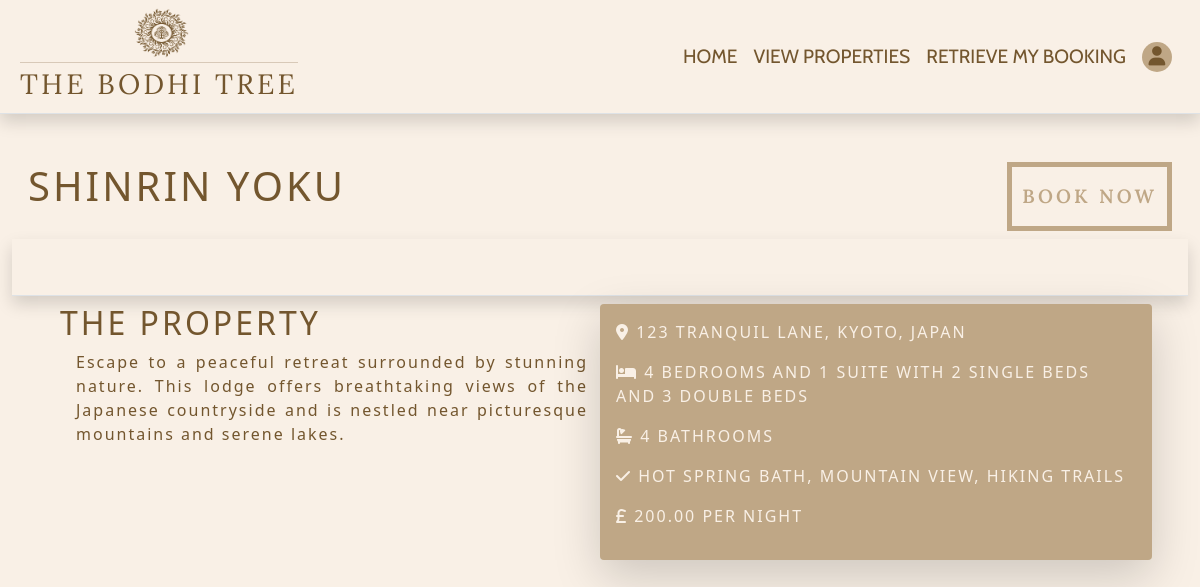
The app's page /property/1/, older data.
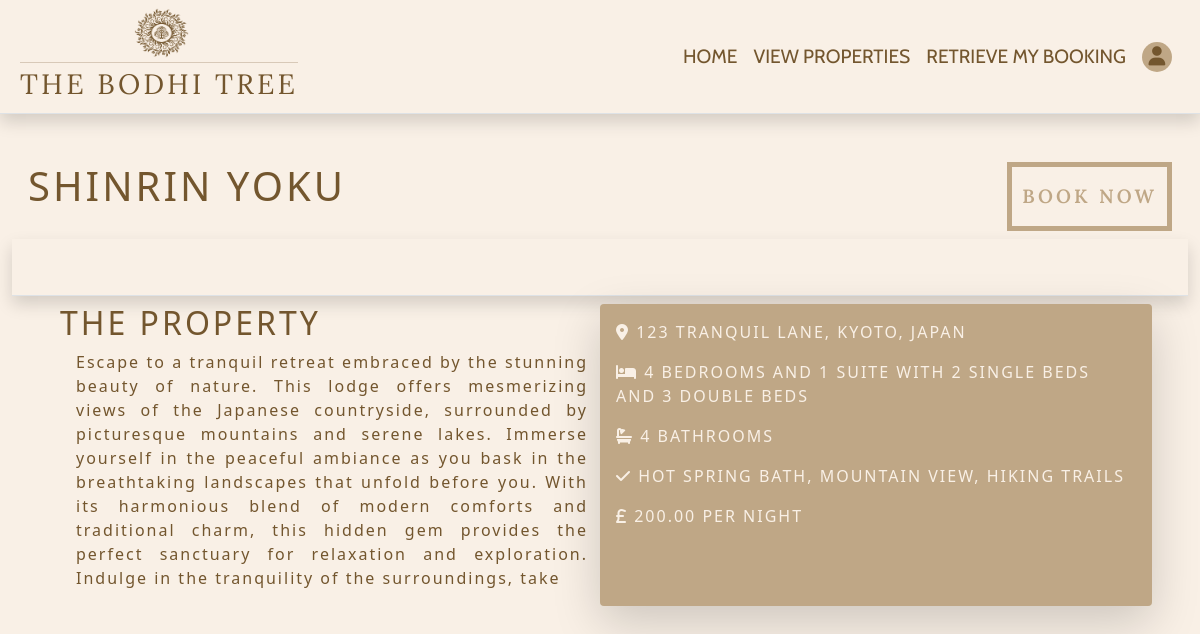
The same page, newer data.
### property/models.py (models this page shows, shortened)
class Property(models.Model):
    class Meta:
        verbose_name_plural = 'Properties'
    name = models.CharField(max_length=50)
    description = models.TextField(max_length=500, null=True, blank=True)
    address = models.CharField(max_length=80)
    city = models.CharField(max_length=40)
    country = CountryField()
    single_beds = models.IntegerField(null=True, blank=True)
    double_beds = models.IntegerField(null=True, blank=True)
    rooms = models.IntegerField(null=True, blank=True)
    suites = models.IntegerField(null=True, blank=True)
    bathrooms = models.IntegerField(null=True, blank=True)
    amenities = models.ManyToManyField(Amenity, blank=True)
    is_available = models.BooleanField(default=True)
    price_per_night = models.DecimalField(max_digits=6, decimal_places=2)
    is_featured = models.BooleanField(default=False)
    featured_image = models.ImageField()
    def number_of_bathrooms(self):
        return self.bathrooms + self.suites

class Amenity(models.Model):
    class Meta:
        verbose_name_plural = 'Amenities'
    name = models.CharField(max_length=20)
    def __str__(self):
        return self.name.replace('_', ' ')

### property/views.py (the view)
# urls.py: path('<int:property_id>/', views.property_details, name='property_details')
def property_details(request, property_id):
    property = get_object_or_404(Property, pk=property_id)
    amenities = property.amenities.all()
    template = 'property/property_details.html'
    context = {
        'property': property,
        'amenities': amenities
    }
    return render(request, template, context)

### property/templates/property/property_details.html (shortened to what this page needs)
{% extends 'base.html' %}
{% block content %}
    <section>
        <div class="container-fluid">
            <div class="row pt-5 px-3 pb-2">
                <div class="col-9">
                    <h1 class="custom-text-dark">{{ property.name }}</h1>
                </div>
                <div class="col-3 d-flex flex-row-reverse">
                    <a href="" class="action-btn font-logo">Book Now</a>
                </div>
            </div>
            <div class="p-3 border-bottom shadow" style="--bs-border-opacity: .7;">
            </div>
            <div class="row custom-text-dark px-5 pt-2">
                <div class="col-12 col-md-6">
                    <h2>The Property</h2>
                    <p class="custom-text-dark description text-space ps-3">{{ property.description }}</p>
                </div>
                <div class="col-12 col-md-6 p-3 custom-bg-dark custom-text-light rounded-1 shadow-lg text-space text-uppercase align-middle">
                    <div class="col pb-3">
                            <i class="fa-sharp fa-solid fa-location-dot"></i> {{ property.address }}, {{ property.city }}, {{ property.country.name }}
                    </div>
                    <div class="col pb-3">
                        <i class="fa-sharp fa-solid fa-bed"></i> {{ property.rooms }} bedrooms and {{ property.suites }} suite{% if property.suites > 1 %}s{% endif %} with {{ property.single_beds }} single bed{% if property.single_beds > 1 %}s{% endif %} and {{ property.double_beds }} double bed{% if property.double_beds > 1 %}s{% endif %}
                    </div>
                    <div class="col pb-3">
                        <i class="fa-sharp fa-solid fa-bath"></i> {{ property.number_of_bathrooms }} bathrooms
                    </div>
                    <div class="col pb-3">
                        <i class="fa-sharp fa-solid fa-check"></i> {% for amenity in amenities %}{{ amenity }}{% if not forloop.last %}, {% endif %} {% endfor %}
                    </div>
                    <div class="col pb-3">
                        <i class="fa-sharp fa-solid fa-sterling-sign"></i> {{ property.price_per_night }} per night
                    </div>
                </div>
            </div>
        </div>
    </section>
{% endblock %}

### templates/base.html (shortened to what this page needs)
{% load static %}
<!DOCTYPE html>
<html lang="en">
<head>
    {% block css %}
        <link rel="stylesheet" href="{% static 'css/base.css' %}">
        <link href="https://cdn.jsdelivr.net/npm/bootstrap@5.3.0/dist/css/bootstrap.min.css" rel="stylesheet">
    {% endblock %}
</head>
<body>
    <header class="container-fluid p-0 border-bottom shadow" style="--bs-border-opacity: .7;">
        <nav class="navbar navbar-expand-lg">
            <div class="container-fluid">
                <a class="navbar-brand font-logo custom-text-dark ps-2 p-0" href="{% url 'home' %}">
                    <img src="{{ MEDIA_URL }}logo-dark.png" alt="" class="logo">
                    <hr class="w-100 mt-1 mb-0">
                    <p class="fs-3 m-0">The Bodhi Tree</p>
                </a>
                <div class="collapse navbar-collapse pe-2" id="navbarSupportedContent">
                    {% include 'includes/main-nav.html' %}
                </div>
            </div>
          </nav>
    </header>
    {% block content %}
    {% endblock %}
</body>
</html>

### templates/includes/main-nav.html (shortened to what this page needs)
<ul class="navbar-nav ms-auto mb-2 mb-lg-0">
    <li class="nav-item nav-hover">
        <a class="nav-link active" aria-current="page" href="{% url 'home' %}">Home</a>
    </li>
    <li class="nav-item nav-hover">
        <a class="nav-link" href="#">View Properties</a>
    </li>
    <li class="nav-item nav-hover">
        <a class="nav-link" href="#">{% if user.is_authenticated %}My Bookings{% else %}Retrieve My Booking{% endif %}</a>
    </li>
    <li class="nav-item dropdown">
        <a class="nav-link" href="#" role="button" data-bs-toggle="dropdown" aria-expanded="false">
            <div class="circle-icon">
                <i class="fas fa-user"></i>
            </div>
        </a>
    </li>
    </ul>

### static/css/base.css (style rules this page uses)
body { background-color: #f9f0e6 !important; color: #73562e; }
section { position: absolute; }
.nav-item { font-family: 'Cabin', sans-serif; }
.custom-text-light { color: #f9f0e6; }
.custom-text-dark, .nav-item * { color: #73562e !important; }
.font-logo { font-family: 'Lora', serif !important; letter-spacing: .2rem; text-transform: uppercase; }
h1, h2, h3 { text-transform: uppercase; letter-spacing: 3px; }
.navbar-brand { display: flex; flex-direction: column; justify-content: center; align-items: center; }
.logo { height: 50px; width: 60px; }
.circle-icon { background-color: #bfa786; border-radius: 50%; padding: 15px; height: 25px; width: 25px; display: flex; justify-content: center; align-items: center; transition: background-color 0.2s ease; }
.nav-item { font-size: 1.2rem; text-transform: uppercase; }
.logo { font-family: 'Lora', serif; font-size: 36px !important; font-weight: 400; padding-left: 5px; }
.action-btn { text-align: center; border: 5px solid #bfa786; color: #bfa786; font-weight: 600; font-size: 1.2rem; text-decoration: none; padding: 15px 10px 15px 10px; margin-left: auto; transition: 0.5s ease; }
.description { text-align: justify; }
.text-space { letter-spacing: 2px; }
.custom-bg-dark { background-color: #bfa786; }

Row changes from the older to the newer data that the page shows:
changed Property "SHINRIN YOKU": description "Escape to a peaceful retreat surrounded by stunning nature. This lodge offers breathtaking views of the Japanese countryside and is nestled near picturesque mountains and serene lakes." → "Escape to a tranquil retreat embraced by the stunning beauty of nature. This lodge offers mesmerizing views of the Japanese countryside, surrounded by picturesque mountains and serene lakes. Immerse yourself in the peaceful ambiance as you bask in the breathtaking landscapes that unfold before you. With its harmonious blend of modern comforts and traditional charm, this hidden gem provides the perfect sanctuary for relaxation and exploration. Indulge in the tranquility of the surroundings, take"
